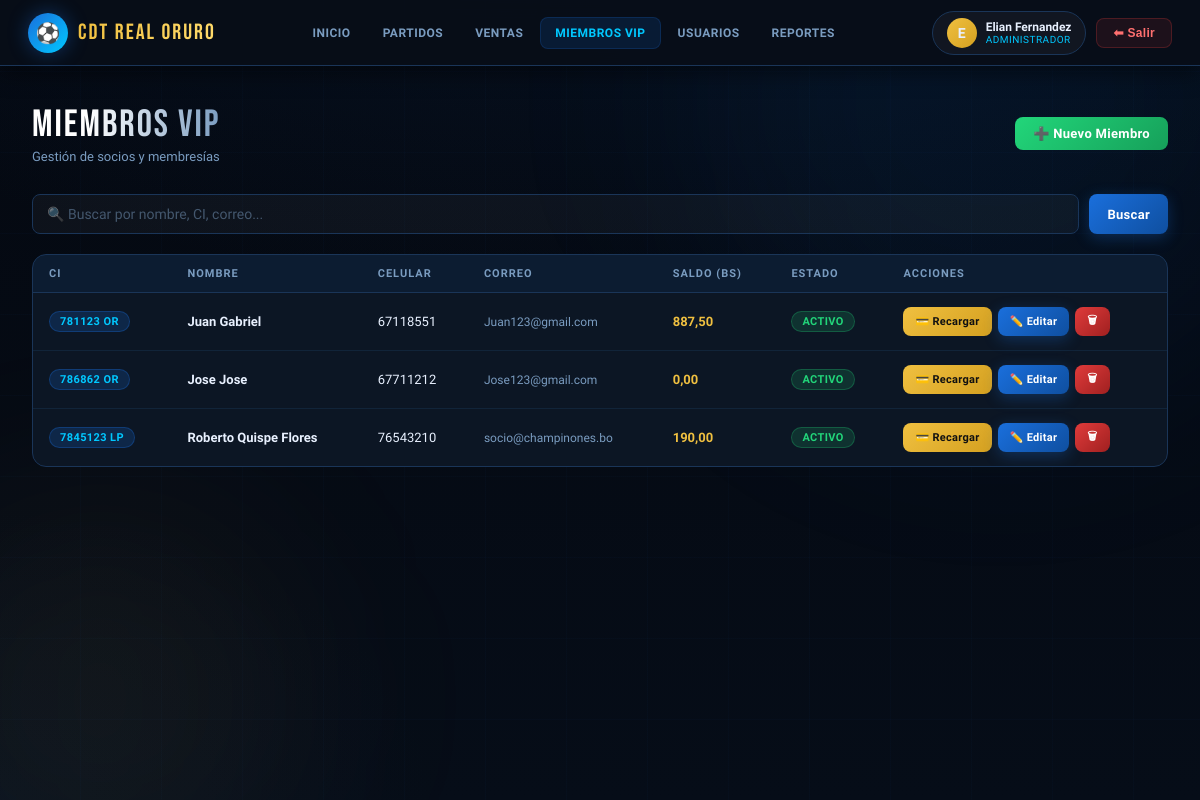
/miembros/ (signed in), run on the app's committed database.
### champinones/models.py (models this page shows, shortened)
class Usuario(AbstractUser):
    rol = models.CharField(
        max_length=10,
        choices=RolUsuario.choices,
        default=RolUsuario.PERSONAL,
        verbose_name=_('Rol'),
    )
    class Meta:
        verbose_name        = _('Usuario')
        verbose_name_plural = _('Usuarios')
        ordering            = ['username']
    @property
    def es_admin(self):
        return self.rol == RolUsuario.ADMIN or self.is_superuser

class MiembroVIP(models.Model):
    usuario = models.OneToOneField(
        Usuario,
        on_delete=models.SET_NULL,
        null=True, blank=True,
        related_name='miembro_vip',
        verbose_name=_('Cuenta de usuario'),
    )
    ci = models.CharField(
        max_length=8,
        validators=[validate_ci],
        verbose_name=_('Cédula de Identidad'),
    )
    complemento = models.CharField(
        max_length=2,
        blank=True,
        validators=[validate_complemento],
        verbose_name=_('Complemento CI'),
        help_text=_('Solo si existe duplicidad (ej: 1A, 3C).'),
    )
    extension = models.CharField(
        max_length=2,
        choices=DepartamentoExtension.choices,
        verbose_name=_('Extensión (Departamento)'),
    )
    nombre_completo = models.CharField(
        max_length=150,
        verbose_name=_('Nombre Completo'),
    )
    correo = models.EmailField(
        unique=True,
        verbose_name=_('Correo Electrónico'),
    )
    celular = models.CharField(
        max_length=8,
        validators=[validate_celular],
        verbose_name=_('Celular'),
    )
    saldo = models.DecimalField(
        max_digits=10,
        decimal_places=2,
        default=0.00,
        validators=[MinValueValidator(0)],
        verbose_name=_('Saldo (BOB)'),
    )
    estado = models.CharField(
        max_length=12,
        choices=EstadoMiembro.choices,
        default=EstadoMiembro.ACTIVO,
        verbose_name=_('Estado'),
    )
    fecha_registro = models.DateTimeField(
        default=timezone.now,
        verbose_name=_('Fecha de Registro'),
    )
    class Meta:
        verbose_name        = _('Miembro VIP')
        verbose_name_plural = _('Miembros VIP')
        ordering            = ['-fecha_registro']
        constraints = [
            models.UniqueConstraint(
                fields=['ci', 'complemento', 'extension'],
                name='unique_ci_complemento_extension',
            )
        ]
    @property
    def ci_completo(self):
        comp = f'-{self.complemento}' if self.complemento else ''
        return f'{self.ci}{comp} {self.extension}'

### champinones/views.py (the view, shortened to what this page needs)
# urls.py: path('miembros/',                    views.MiembroListView.as_view(),   name='miembro_lista'),
class MiembroListView(PersonalOAdminRequired, ListView):
    model               = MiembroVIP
    template_name       = 'portal/miembros.html'
    context_object_name = 'miembros'
    paginate_by         = 20
    def get_queryset(self):
        qs = MiembroVIP.objects.all()
        q  = self.request.GET.get('q', '').strip()
        return qs
    def get_context_data(self, **kwargs):
        ctx = super().get_context_data(**kwargs)
        ctx['form']     = MiembroVIPForm()
        ctx['es_admin'] = self.request.user.es_admin
        return ctx

### champinones/forms.py (shortened to what this page needs)
class MiembroVIPForm(StyledFormMixin, forms.ModelForm):
    class Meta:
        model  = MiembroVIP
        fields = (
            'nombre_completo', 'ci', 'complemento', 'extension',
            'correo', 'celular', 'saldo', 'estado',
        )
        labels = {
            'nombre_completo': _('Nombre Completo'),
            'ci':              _('Cédula de Identidad'),
            'complemento':     _('Complemento CI'),
            'extension':       _('Extensión (Depto.)'),
            'correo':          _('Correo Electrónico'),
            'celular':         _('Celular'),
            'saldo':           _('Saldo Inicial (BOB)'),
            'estado':          _('Estado'),
        }
        widgets = {
            'ci':          forms.TextInput(attrs={'placeholder': '12345678'}),
            'complemento': forms.TextInput(attrs={'placeholder': '1A (opcional)'}),
            'celular':     forms.TextInput(attrs={'placeholder': '7xxxxxxx'}),
            'correo':      forms.EmailInput(attrs={'placeholder': 'correo@ejemplo.com'}),
        }

### champinones/forms.py (called while the page is built)
    def apply_styles(self):
        for field_name, field in self.fields.items():
            existing = field.widget.attrs.get('class', '')
            field.widget.attrs['class'] = f'{existing} {self.FIELD_CSS}'.strip()
            if not field.widget.attrs.get('placeholder'):
                field.widget.attrs['placeholder'] = field.label or field_name

### champinones/views.py (called while the page is built)
def es_personal_o_admin(user):
    return user.is_authenticated and user.rol in (RolUsuario.ADMIN, RolUsuario.PERSONAL)

    def test_func(self):
        return es_personal_o_admin(self.request.user)

### champinones/templates/portal/miembros.html (shortened to what this page needs)
{% extends "portal/base_portal.html" %}
{% block nav_miembros %}active{% endblock %}
{% block content %}
<div class="page">
  <div class="page-header">
    <div><div class="page-title">Miembros VIP</div><div class="page-sub">Gestión de socios y membresías</div></div>
    <button class="btn btn-success" onclick="openModal('modal-crear')">➕ Nuevo Miembro</button>
  </div>
  <form method="get" class="search-bar">
    <input type="text" name="q" class="form-input" placeholder="🔍 Buscar por nombre, CI, correo..." value="{{ request.GET.q|default:'' }}">
    <button type="submit" class="btn btn-primary">Buscar</button>
  </form>
  <div class="card">
    <div class="card-body" style="padding:0;">
      <table>
        <thead><tr><th>CI</th><th>Nombre</th><th>Celular</th><th>Correo</th><th>Saldo (Bs)</th><th>Estado</th><th>Acciones</th></tr></thead>
        <tbody>
          {% for m in miembros %}
          <tr>
            <td><span class="badge badge-blue">{{ m.ci_completo }}</span></td>
            <td><strong>{{ m.nombre_completo }}</strong></td>
            <td>{{ m.celular }}</td>
            <td style="font-size:12px;color:var(--text-secondary);">{{ m.correo }}</td>
            <td><strong style="color:var(--accent-gold);">{{ m.saldo }}</strong></td>
            <td>
              <span class="badge {% if m.estado == 'ACTIVO' %}badge-green{% elif m.estado == 'SUSPENDIDO' %}badge-red{% else %}badge-blue{% endif %}">
                {{ m.get_estado_display }}
              </span>
            </td>
            <td class="action-btns">
              <button class="btn btn-sm btn-warning" onclick="abrirRecarga({{ m.pk }}, '{{ m.nombre_completo|escapejs }}')">💳 Recargar</button>
              <a href="{% url 'miembro_editar' m.pk %}" class="btn btn-sm btn-primary">✏️ Editar</a>
              {% if request.user.es_admin %}
              <a href="{% url 'miembro_eliminar' m.pk %}" class="btn btn-sm btn-danger">🗑</a>
              {% endif %}
            </td>
          </tr>
          {% empty %}
          <tr><td colspan="7"><div class="empty-state"><div class="empty-state-icon">⭐</div><p>No hay miembros registrados.</p></div></td></tr>
          {% endfor %}
        </tbody>
      </table>
    </div>
  </div>
</div>
{% endblock %}

### champinones/templates/portal/base_portal.html (shortened to what this page needs)
{% extends "base.html" %}
{% block nav %}
<nav style="position:relative;z-index:200;">
  <div class="nav-left">
    <div class="nav-logo-icon">⚽</div>
    <div class="nav-brand">CDT REAL ORURO</div>
  </div>
  <div class="nav-links">
    <a class="nav-link {% block nav_dashboard %}{% endblock %}" href="{% url 'dashboard' %}">Inicio</a>
    <a class="nav-link {% block nav_partidos %}{% endblock %}" href="{% url 'evento_lista' %}">Partidos</a>
    <a class="nav-link {% block nav_ventas %}{% endblock %}" href="{% url 'venta_lista' %}">Ventas</a>
    <a class="nav-link {% block nav_miembros %}{% endblock %}" href="{% url 'miembro_lista' %}">Miembros VIP</a>
    {% if request.user.es_admin %}
    <a class="nav-link {% block nav_usuarios %}{% endblock %}" href="{% url 'personal_lista' %}">Usuarios</a>
    {% endif %}
    {% if request.user.es_admin or request.user.es_personal %}
    <a class="nav-link {% block nav_reportes %}{% endblock %}" href="{% url 'cierre_caja' %}">Reportes</a>
    {% endif %}
  </div>
  <div class="nav-right">
    <div class="user-chip">
      <div class="user-avatar {% if request.user.es_admin %}gold-av{% endif %}">{{ request.user.first_name|first|upper|default:"U" }}</div>
      <div class="user-info">
        <div class="user-name">{{ request.user.get_full_name|default:request.user.username }}</div>
        <div class="user-role">{{ request.user.get_rol_display }}</div>
      </div>
    </div>
    <form method="post" action="{% url 'logout' %}" style="display:inline">
      <button type="submit" class="btn-logout">⬅ Salir</button>
    </form>
  </div>
</nav>
{% endblock %}

### data on the page
Usuario: user.first_name|first "E", user.get_full_name "Elian Fernandez", user.rol "ADMINISTRADOR"
MiembroVIP: ci_completo "781123 OR", nombre_completo "Juan Gabriel", celular "67118551", correo "Juan123@gmail.com", saldo "887,50", estado "ACTIVO"
MiembroVIP: ci_completo "786862 OR", nombre_completo "Jose Jose", celular "67711212", correo "Jose123@gmail.com", saldo "0,00", estado "ACTIVO"
MiembroVIP: ci_completo "7845123 LP", nombre_completo "Roberto Quispe Flores", celular "76543210", correo "socio@champinones.bo", saldo "190,00", estado "ACTIVO"
